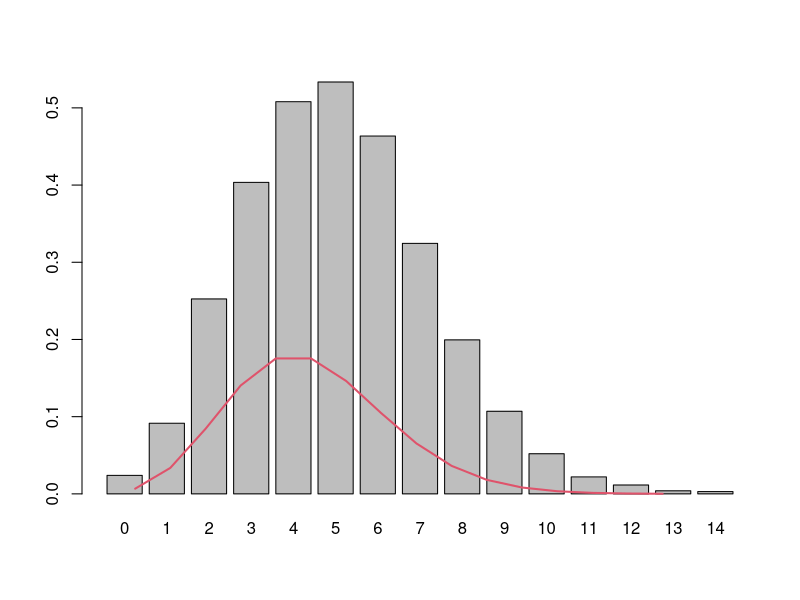

Write the R code that produced this figure.
## ---- chunk 1
knitr::opts_chunk$set(echo = TRUE)
## ---- chunk 2
set.seed(100)
poisson.mh = function(lambda, x0, num, burnin=500){
n = num+burnin
x = c()
i = x0
for(k in 1:n){
u1 = runif(1)
j = if(u1<.5){ ifelse(i==0, i, i-1)} else { i+1 }
P = switch(i+2-j, lambda/j, 1, i/lambda)
u2 = runif(1)
new = if(P >=1)j else { if(u2<P)j else i}
i = new
x[k] = i
}
return(x[-(1:burnin)])
}
## ---- chunk 3
set.seed(100)
x = poisson.mh(lambda=5, x0=4, num=6000)
y = table(x)
barplot(y/2000)
lines(dpois(0:15,5), col=2, lwd=2)
mean(x); var(x)
